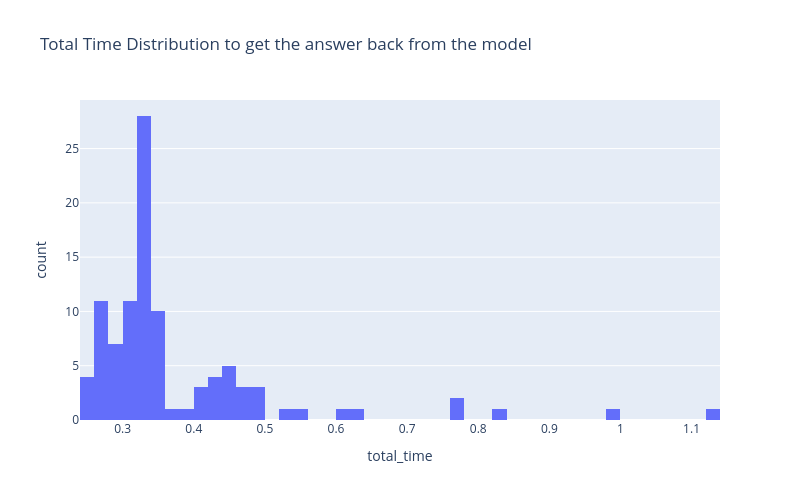

This figure's notebook cell:
### Code cell
px.histogram(predict_df, x="total_time", 
             nbins=50, 
             width=800, height=500,
             title="Total Time Distribution to get the answer back from the model")

### Figure 1 — Plotly figure (JSON) as saved in the notebook; plotly's stock layout.template omitted (floating-point values rounded to 4 significant figures)
{"data": [{"bingroup": "x", "hovertemplate": "total_time=%{x}<br>count=%{y}<extra></extra>", "legendgroup": "", "marker": {"color": "#636efa", "pattern": {"shape": ""}}, "name": "", "nbinsx": 50, "orientation": "v", "showlegend": false, "type": "histogram", "x": [1.138, 0.4193, 0.4635, 0.4531, 0.4459, 0.4561, 0.436, 0.2989, 0.2801, 0.4963, 0.9904, 0.4702, 0.4042, 0.3221, 0.534, 0.2871, 0.4926, 0.4233, 0.3018, 0.3141, 0.4332, 0.4377, 0.2862, 0.319, 0.3358, 0.45, 0.7749, 0.3323, 0.3522, 0.3203, 0.2655, 0.3275, 0.4699, 0.3325, 0.3384, 0.3201, 0.2522, 0.3403, 0.3099, 0.5526, 0.2683, 0.3422, 0.3133, 0.3206, 0.2952, 0.3367, 0.6265, 0.3414, 0.3311, 0.2968, 0.3216, 0.2758, 0.3314, 0.6003, 0.3326, 0.2988, 0.3326, 0.3001, 0.3496, 0.3426, 0.7789, 0.3223, 0.3224, 0.3332, 0.3291, 0.4828, 0.337, 0.3373, 0.332, 0.3343, 0.3285, 0.3666, 0.3834, 0.345, 0.3256, 0.3391, 0.3283, 0.3061, 0.3433, 0.2501, 0.3359, 0.3175, 0.3094, 0.313, 0.3588, 0.2728, 0.2684, 0.2612, 0.2596, 0.2632, 0.2495, 0.2667, 0.3557, 0.2614, 0.2667, 0.2633, 0.3046, 0.4425, 0.4055, 0.8261], "xaxis": "x", "yaxis": "y"}], "layout": {"barmode": "relative", "height": 500, "legend": {"tracegroupgap": 0}, "title": {"text": "Total Time Distribution to get the answer back from the model"}, "width": 800, "xaxis": {"anchor": "y", "domain": [0, 1], "title": {"text": "total_time"}}, "yaxis": {"anchor": "x", "domain": [0, 1], "title": {"text": "count"}}}}
